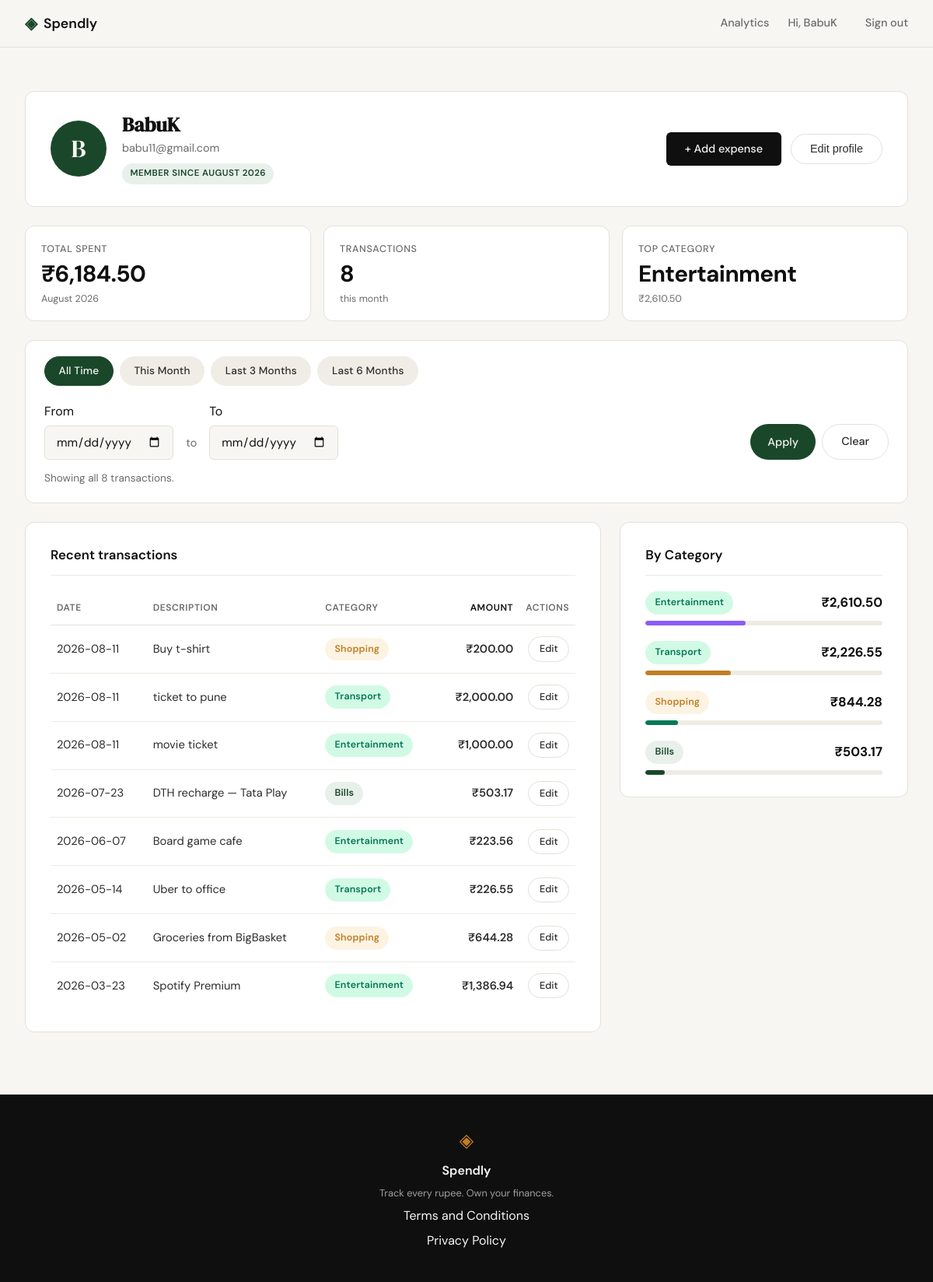
The page /profile (signed in) on the database its author committed.
### tables this page shows
CREATE TABLE users (
    id INTEGER PRIMARY KEY AUTOINCREMENT,
    name TEXT NOT NULL,
    email TEXT UNIQUE NOT NULL,
    password_hash TEXT NOT NULL,
    created_at TEXT DEFAULT (datetime('now'))
);

CREATE TABLE expenses (
    id INTEGER PRIMARY KEY AUTOINCREMENT,
    user_id INTEGER NOT NULL,
    amount REAL NOT NULL,
    category TEXT NOT NULL,
    date TEXT NOT NULL,
    description TEXT,
    created_at TEXT DEFAULT (datetime('now')),
    FOREIGN KEY (user_id) REFERENCES users(id)
);

### app.py (the view)
@app.route("/profile")
def profile():
    if not session.get("user_id"):
        return redirect(url_for("login"))
    user_row = get_user_by_id(session["user_id"])
    if user_row is None:
        session.clear()
        return redirect(url_for("login"))
    preset_id = request.args.get("preset", "").strip()
    from_raw = request.args.get("from", "").strip()
    to_raw = request.args.get("to", "").strip()
    filter_error = None
    active_preset = None
    today = _today()
    preset_bounds = {
        "this_month":    (today.replace(day=1).isoformat(), today.isoformat()),
        "last_3_months": (_add_months(today, -3).isoformat(), today.isoformat()),
        "last_6_months": (_add_months(today, -6).isoformat(), today.isoformat()),
    }
    if not from_raw and not to_raw:
        if preset_id in preset_bounds:
            from_raw, to_raw = preset_bounds[preset_id]
            active_preset = preset_id
        elif preset_id == "" or preset_id == "all_time":
            active_preset = "all_time"
    from_bound = None
    to_bound = None
    from_display = ""
    to_display = ""
    if from_raw:
        if DATE_RE.fullmatch(from_raw):
            from_bound = from_raw
            from_display = from_raw
        else:
            filter_error = "Please enter valid dates (YYYY-MM-DD)."
    if to_raw:
        if DATE_RE.fullmatch(to_raw):
            to_bound = to_raw
            to_display = to_raw
        else:
            filter_error = "Please enter valid dates (YYYY-MM-DD)."
    if from_bound and to_bound and from_bound > to_bound:
        from_bound, to_bound = to_bound, from_bound
        from_display, to_display = to_display, from_display
        filter_error = "From date cannot be after To date."
    filter = {
        "from": from_display,
        "to": to_display,
        "is_active": bool((from_display or to_display) and active_preset != "all_time"),
    }
    name = user_row["name"]
    member_since = datetime.strptime(
        user_row["created_at"], "%Y-%m-%d %H:%M:%S"
    ).strftime("%B %Y")
    user = {
        "name": name,
        "email": user_row["email"],
        "member_since": member_since,
        "initial": name[0].upper() if name else "?",
    }
    user_stats = get_user_stats(
        session["user_id"], date_from=from_bound, date_to=to_bound
    )
    if user_stats["top_category"] is None:
        top_category_label = "—"
        top_category_meta = "—"
    else:
        top_category_label = user_stats["top_category"]
        top_category_meta = f"₹{user_stats['top_category_total']:,.2f}"
    stats = [
        {"label": "Total spent",  "value": f"₹{user_stats['total']:,.2f}", "meta": member_since},
        {"label": "Transactions", "value": str(user_stats["count"]),      "meta": "this month"},
        {"label": "Top category", "value": top_category_label,            "meta": top_category_meta},
    ]
    expense_rows = get_user_expenses(
        session["user_id"], date_from=from_bound, date_to=to_bound
    )
    filtered_count = len(expense_rows)
    grand_total = user_stats["total"]
    transactions = []
    for row in expense_rows:
        transactions.append({
            "id": row["id"],
            "date": row["date"],
            "description": row["description"] or "",
            "category": row["category"],
            "category_class": row["category"].lower(),
            "amount": f"₹{row['amount']:,.2f}",
        })
    by_category = {}
    for row in expense_rows:
        cat = row["category"]
        if cat not in by_category:
            by_category[cat] = {"total": 0.0, "count": 0}
        by_category[cat]["total"] += float(row["amount"])
        by_category[cat]["count"] += 1
    categories = []
    for cat, agg in sorted(by_category.items(), key=lambda kv: -kv[1]["total"]):
        if grand_total > 0:
            pct = round((agg["total"] / grand_total) * 100, 1)
        else:
            pct = 0.0
        categories.append({
            "name": cat,
            "total": f"₹{agg['total']:,.2f}",
            "count": agg["count"],
            "percentage": pct,
            "bar_class": cat.lower(),
        })
    return render_template(
        "profile.html",
        user=user,
        stats=stats,
        transactions=transactions,
        categories=categories,
        filter=filter,
        filtered_count=filtered_count,
        filter_error=filter_error,
        presets=PRESETS,
        active_preset=active_preset,
    )

### app.py (called while the page is built)
def _today():
    return date.today()

def _add_months(d, months):
    year = d.year + (d.month - 1 + months) // 12
    month = (d.month - 1 + months) % 12 + 1
    if month == 12:
        next_month_first = date(year + 1, 1, 1)
    else:
        next_month_first = date(year, month + 1, 1)
    last_day = (next_month_first - date(year, month, 1)).days
    return date(year, month, min(d.day, last_day))

### database/db.py (called while the page is built)
def get_db():
    conn = sqlite3.connect(DB_PATH)
    conn.row_factory = sqlite3.Row
    conn.execute("PRAGMA foreign_keys = ON")
    return conn

def get_user_by_id(user_id):
    conn = get_db()
    try:
        return conn.execute(
            "SELECT id, name, email, created_at FROM users WHERE id = ?",
            (user_id,),
        ).fetchone()
    finally:
        conn.close()

def get_user_expenses(user_id, date_from=None, date_to=None):
    conn = get_db()
    try:
        conditions = ["user_id = ?"]
        params = [user_id]
        if date_from:
            conditions.append("date >= ?")
            params.append(date_from)
        if date_to:
            conditions.append("date <= ?")
            params.append(date_to)
        sql = (
            "SELECT id, user_id, amount, category, date, description "
            "FROM expenses "
            "WHERE " + " AND ".join(conditions) + " "
            "ORDER BY date DESC, id DESC"
        )
        return conn.execute(sql, tuple(params)).fetchall()
    finally:
        conn.close()

### templates/profile.html (shortened to what this page needs)
{% extends "base.html" %}
{% block content %}
<section class="profile-section">
    <div class="profile-card profile-info-card">
        <div class="profile-info-left">
            <div class="profile-avatar" aria-hidden="true">{{ user.initial }}</div>
            <div class="profile-info-meta">
                <h2 class="profile-name">{{ user.name }}</h2>
                <p class="profile-email">{{ user.email }}</p>
                <span class="profile-member-since">Member since {{ user.member_since }}</span>
            </div>
        </div>
        <div class="profile-info-actions">
            <a href="{{ url_for('add_expense') }}" class="btn-primary">+ Add expense</a>
            <button type="button" class="btn-ghost" disabled title="Edit profile — coming in Step 5">Edit profile</button>
        </div>
    </div>
    <div class="profile-stats">
        {% for stat in stats %}
        <div class="profile-stat">
            <span class="profile-stat-label">{{ stat.label }}</span>
            <span class="profile-stat-value">{{ stat.value }}</span>
            <span class="profile-stat-meta">{{ stat.meta }}</span>
        </div>
        {% endfor %}
    </div>
    <div class="profile-filter-card">
        <div class="profile-presets" role="tablist" aria-label="Date range presets">
            {% for preset in presets %}
                {% set is_active = (preset.id == active_preset) %}
                <a class="profile-pill{% if is_active %} profile-pill--active{% endif %}"
                   role="tab"
                   aria-selected="{{ 'true' if is_active else 'false' }}"
                   href="{{ url_for('profile', preset=preset.id) }}">{{ preset.label }}</a>
            {% endfor %}
        </div>
        <form method="get" action="{{ url_for('profile') }}" class="profile-filter">
            <div class="profile-filter-field">
                <label for="filter_from">From</label>
                <input id="filter_from" name="from" type="date"
                       class="form-input profile-filter-input"
                       value="{{ filter.from or '' }}">
            </div>
            <span class="profile-filter-sep" aria-hidden="true">to</span>
            <div class="profile-filter-field">
                <label for="filter_to">To</label>
                <input id="filter_to" name="to" type="date"
                       class="form-input profile-filter-input"
                       value="{{ filter.to or '' }}">
            </div>
            <div class="profile-filter-actions">
                <button type="submit" class="btn-apply">Apply</button>
                <a class="btn-ghost" href="{{ url_for('profile') }}">Clear</a>
            </div>
        </form>
        {% if filter_error %}
            <p class="profile-filter-status profile-filter-status--danger">{{ filter_error }}</p>
        {% else %}
            <p class="profile-filter-status">Showing all {{ filtered_count }} transaction{{ '' if filtered_count == 1 else 's' }}.</p>
        {% endif %}
    </div>
    <div class="profile-tables-row">
        <div class="profile-card">
            <h3 class="profile-card-title">Recent transactions</h3>
            <div class="profile-table-wrap">
                <table class="profile-table">
                    <thead>
                        <tr>
                            <th>Date</th>
                            <th>Description</th>
                            <th>Category</th>
                            <th class="profile-table-num">Amount</th>
                            <th class="profile-table-actions-col">Actions</th>
                        </tr>
                    </thead>
                    <tbody>
                        {% for txn in transactions %}
                        <tr>
                            <td>{{ txn.date }}</td>
                            <td>{{ txn.description }}</td>
                            <td>
                                <span class="category-badge category-badge--{{ txn.category_class }}">
                                    {{ txn.category }}
                                </span>
                            </td>
                            <td class="profile-table-num">{{ txn.amount }}</td>
                            <td class="profile-table-actions">
                                <a class="profile-table-edit-link"
                                   href="{{ url_for('edit_expense', id=txn.id) }}"
                                   aria-label="Edit transaction from {{ txn.date }}">Edit</a>
                            </td>
                        </tr>
                        {% endfor %}
                    </tbody>
                </table>
            </div>
        </div>
        <div class="profile-card">
            <h3 class="profile-card-title">By Category</h3>
            <ul class="profile-category-list">
                {% for cat in categories %}
                <li class="profile-category-row">
                    <div class="profile-category-head">
                        <span class="category-badge category-badge--{{ cat.bar_class }}">
                            {{ cat.name }}
                        </span>
                        <span class="profile-category-total">{{ cat.total }}</span>
                    </div>
                    <div class="profile-category-track" aria-hidden="true">
                        <div class="profile-category-fill profile-category-fill--{{ cat.bar_class }}"
                             style="width: {{ cat.percentage }}%"></div>
                    </div>
                </li>
                {% endfor %}
            </ul>
        </div>
    </div>
</section>
{% endblock %}

### templates/base.html (shortened to what this page needs)
<!DOCTYPE html>
<html lang="en">
<head>
    <link rel="stylesheet" href="{{ url_for('static', filename='css/style.css') }}">
</head>
<body>
    <nav class="navbar">
        <div class="nav-inner">
            <a href="{{ url_for('landing') }}" class="nav-brand">
                <span class="brand-icon">◈</span>
                <span class="brand-name">Spendly</span>
            </a>
            <div class="nav-links">
                {% if session.user_id %}
                    <a href="{{ url_for('analytics') }}"
                       class="nav-link{% if request.endpoint == 'analytics' %} nav-link--active{% endif %}">Analytics</a>
                    <a href="{{ url_for('profile') }}" class="nav-greeting">Hi, {{ session.user_name }}</a>
                    <a href="{{ url_for('logout') }}">Sign out</a>
                {% else %}
                    <a href="{{ url_for('login') }}">Sign in</a>
                    <a href="{{ url_for('register') }}" class="nav-cta">Get started</a>
                {% endif %}
            </div>
        </div>
    </nav>
    <main class="main-content">
        {% block content %}{% endblock %}
    </main>
    <footer class="footer">
        <div class="footer-inner">
            <span class="brand-icon">◈</span>
            <span class="footer-name">Spendly</span>
            <p class="footer-copy">Track every rupee. Own your finances.</p>
                <a href="/terms">Terms and Conditions</a>
                <a href="/privacy">Privacy Policy</a>
        </div>
    </footer>
</body>
</html>

### rows shown on the page
users: user_name "BabuK", name "BabuK", email "babu11@gmail.com"
expenses: date "2026-08-11", description "Buy t-shirt", category "Shopping", amount "₹200.00", name "Shopping", total "₹844.28", {{ cat.percentage }} 13.7 (drawn)
expenses: date "2026-08-11", description "ticket to pune", category "Transport", amount "₹2,000.00", name "Transport", total "₹2,226.55", {{ cat.percentage }} 36.0 (drawn)
expenses: date "2026-08-11", description "movie ticket", category "Entertainment", amount "₹1,000.00", name "Entertainment", total "₹2,610.50", {{ cat.percentage }} 42.2 (drawn)
expenses: date "2026-07-23", description "DTH recharge — Tata Play", category "Bills", amount "₹503.17", name "Bills", total "₹503.17", {{ cat.percentage }} 8.1 (drawn)
expenses: date "2026-06-07", description "Board game cafe", category "Entertainment", amount "₹223.56"
expenses: date "2026-05-14", description "Uber to office", category "Transport", amount "₹226.55"
expenses: date "2026-05-02", description "Groceries from BigBasket", category "Shopping", amount "₹644.28"
expenses: date "2026-03-23", description "Spotify Premium", category "Entertainment", amount "₹1,386.94"

### other values the page prints
{{ user.initial }} "B"
{{ user.member_since }} "AUGUST 2026"
{{ stat.label }} "TOTAL SPENT" "TRANSACTIONS" "TOP CATEGORY"
{{ stat.value }} "₹6,184.50" "8" "Entertainment"
{{ stat.meta }} "August 2026" "this month" "₹2,610.50"
{{ preset.label }} "All Time" "This Month" "Last 3 Months" "Last 6 Months"
{{ filtered_count }} "8"
{{ '' if filtered_count == 1 else 's' }} "s"
